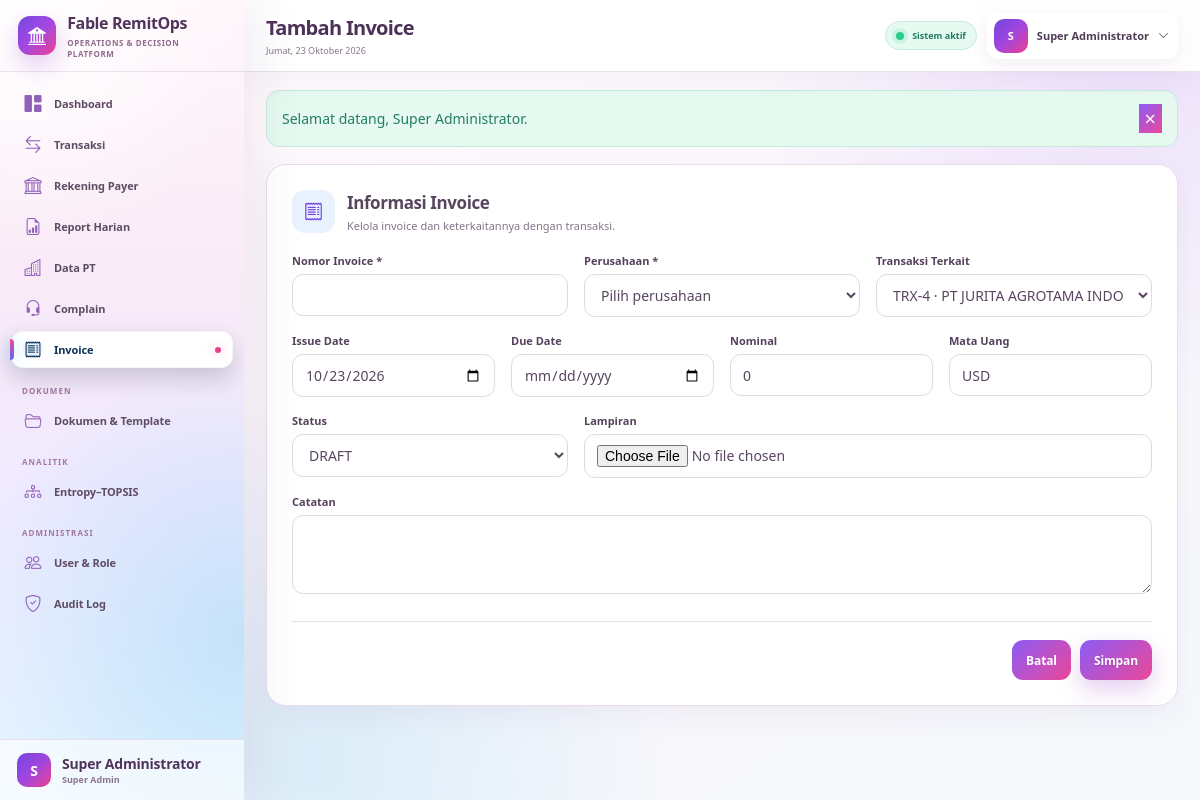
Screenshot of /public/invoices/create?transaction_id=4 (signed in) with the database file from the repository.
### tables this page shows
CREATE TABLE `users` (
  `id` bigint(20) UNSIGNED NOT NULL,
  `role_id` bigint(20) UNSIGNED NOT NULL,
  `name` varchar(150) NOT NULL,
  `username` varchar(80) NOT NULL,
  `email` varchar(190) NOT NULL,
  `password` varchar(255) NOT NULL,
  `transaction_team` tinyint(3) UNSIGNED DEFAULT NULL,
  `is_active` tinyint(1) NOT NULL DEFAULT 1,
  `must_change_password` tinyint(1) NOT NULL DEFAULT 1,
  `last_login_at` datetime DEFAULT NULL,
  `created_at` datetime NOT NULL DEFAULT current_timestamp(),
  `updated_at` datetime NOT NULL DEFAULT current_timestamp() ON UPDATE current_timestamp()
);

CREATE TABLE `roles` (
  `id` bigint(20) UNSIGNED NOT NULL,
  `code` varchar(50) NOT NULL,
  `name` varchar(100) NOT NULL,
  `description` varchar(255) DEFAULT NULL,
  `created_at` datetime NOT NULL DEFAULT current_timestamp()
);

### app/Views/invoices/form.php (the view)
<?php $e=(bool)$invoice;$v=fn($k,$d='')=>old($k,$invoice[$k]??($_GET[$k]??$d)); ?>
<div class="form-card"><form method="post" enctype="multipart/form-data" action="<?= $e?url('/invoices/'.$invoice['id']):url('/invoices') ?>"><?= csrf_field() ?><?php if($e)echo method_field('PUT');?><div class="section-title"><i class="bi bi-receipt"></i><div><h3>Informasi Invoice</h3><p>Kelola invoice dan keterkaitannya dengan transaksi.</p></div></div><div class="row g-3"><div class="col-md-4"><label class="form-label">Nomor Invoice *</label><input class="form-control" name="invoice_no" value="<?= e($v('invoice_no')) ?>" required></div><div class="col-md-4"><label class="form-label">Perusahaan *</label><select class="form-select" name="company_id" required><option value="">Pilih perusahaan</option><?php foreach($companies as$c):?><option value="<?= $c['id'] ?>" <?= selected($v('company_id'),$c['id']) ?>><?= e($c['name']) ?></option><?php endforeach;?></select></div><div class="col-md-4"><label class="form-label">Transaksi Terkait</label><select class="form-select" name="transaction_id"><option value="">Tidak ada</option><?php foreach($transactions as$t):?><option value="<?= $t['id'] ?>" <?= selected($v('transaction_id'),$t['id']) ?>><?= e(($t['reference_no']?:'TRX-'.$t['id']).' · '.$t['company_name']) ?></option><?php endforeach;?></select></div><div class="col-md-3"><label class="form-label">Issue Date</label><input type="date" class="form-control" name="issue_date" value="<?= e($v('issue_date',date('Y-m-d'))) ?>"></div><div class="col-md-3"><label class="form-label">Due Date</label><input type="date" class="form-control" name="due_date" value="<?= e($v('due_date')) ?>"></div><div class="col-md-3"><label class="form-label">Nominal</label><input type="number" step="0.01" class="form-control" name="amount" value="<?= e($v('amount',0)) ?>"></div><div class="col-md-3"><label class="form-label">Mata Uang</label><input class="form-control" name="currency" maxlength="3" value="<?= e($v('currency','USD')) ?>"></div><div class="col-md-4"><label class="form-label">Status</label><select class="form-select" name="status"><?php foreach(['draft','sent','paid','overdue','cancelled']as$s):?><option value="<?= $s ?>" <?= selected($v('status','draft'),$s) ?>><?= strtoupper($s) ?></option><?php endforeach;?></select></div><div class="col-md-8"><label class="form-label">Lampiran</label><input type="file" class="form-control" name="attachment"></div><div class="col-12"><label class="form-label">Catatan</label><textarea class="form-control" rows="3" name="notes"><?= e($v('notes')) ?></textarea></div></div><div class="form-actions"><a class="btn btn-light" href="<?= url('/invoices') ?>">Batal</a><button class="btn btn-primary">Simpan</button></div></form></div>

### app/Core/Router.php (shortened to what the rows shown need)
<?php
final class Router
{
    private array $routes = [];
    private function add(string $method, string $path, array $handler): void
    {
        $this->routes[] = compact('method', 'path', 'handler');
    }
    public function dispatch(): void
    {
        $method = strtoupper($_POST['_method'] ?? $_SERVER['REQUEST_METHOD'] ?? 'GET');
        $requestPath = parse_url($_SERVER['REQUEST_URI'] ?? '/', PHP_URL_PATH) ?: '/';
        $basePath = parse_url((string) App::config('app.url'), PHP_URL_PATH) ?: '';
        if ($basePath !== '' && str_starts_with($requestPath, $basePath)) {
            $requestPath = substr($requestPath, strlen($basePath)) ?: '/';
        }
        $requestPath = '/' . ltrim($requestPath, '/');
        $requestPath = $requestPath !== '/' ? rtrim($requestPath, '/') : '/';
        foreach ($this->routes as $route) {
            if ($route['method'] !== $method) {
                continue;
            }
            $pattern = preg_replace('#\{([a-zA-Z_][a-zA-Z0-9_]*)\}#', '(?P<$1>[^/]+)', $route['path']);
            if (preg_match('#^' . $pattern . '$#', $requestPath, $matches)) {
                $params = array_filter($matches, 'is_string', ARRAY_FILTER_USE_KEY);
                [$class, $action] = $route['handler'];
                $controller = new $class();
                $controller->{$action}(...array_values($params));
                return;
            }
        }
    }
}

### app/Views/partials/sidebar.php (shortened to what the rows shown need)
<?php
$path = parse_url(
    $_SERVER['REQUEST_URI'] ?? '/',
    PHP_URL_PATH
) ?: '/';
$currentUser = auth_user() ?? [];
$currentRole = (string) ($currentUser['role_code'] ?? '');
$documentRoles = [
    'super_admin',
    'superadmin',
    'supervisor',
    'admin_invoice',
    'invoice',
    'admin_complain',
    'complain',
];
$canOpenDocuments = in_array(
    $currentRole,
    $documentRoles,
    true
);
$active = static function (bool $condition): string {
    return $condition ? 'active' : '';
};
$isDashboard = $path === parse_url(url('/'), PHP_URL_PATH);
$isTransactions = str_contains($path, '/transactions');
$isPayerAccounts = str_contains($path, '/payer-accounts');
$isReports = str_contains($path, '/reports');
$isCompanies = str_contains($path, '/companies');
$isComplaints = str_contains($path, '/complaints');
$isInvoices = str_contains($path, '/invoices');
$isDocuments = str_contains($path, '/documents')
    || str_contains($path, '/document_templates.php')
    || str_contains($path, '/document_template_manager.php')
    || str_contains($path, '/invoice_templates.php')
    || str_contains($path, '/standing_instruction_7.php');
$isAnalysis = str_contains($path, '/analysis');
$isUsers = str_contains($path, '/users');
$isAudit = str_contains($path, '/audit');
$userName = trim(
    (string) ($currentUser['name'] ?? 'Pengguna')
);
$userInitial = strtoupper(
    substr($userName, 0, 1)
);
$userRoleName = trim(
    (string) (
        $currentUser['role_name']
        ?? $currentRole
        ?: 'Pengguna Sistem'
    )
);
?>
<aside
    class="sidebar"
    id="sidebar"
    aria-label="Navigasi utama"
>
    <div class="brand">
        <div class="brand-mark">
            <i class="bi bi-bank2"></i>
        </div>
        <div>
            <strong>
                Fable RemitOps
            </strong>
            <small>
                Operations &amp; Decision Platform
            </small>
        </div>
    </div>
    <nav class="sidebar-nav">
        <a
            class="nav-item <?= $active($isDashboard) ?>"
            href="<?= url('/') ?>"
            <?= $isDashboard
                ? 'aria-current="page"'
                : ''
            ?>
        >
            <i class="bi bi-grid-1x2-fill"></i>
            <span>Dashboard</span>
        </a>
        <?php if (can('transaction.view')): ?>
            <a
                class="nav-item <?= $active($isTransactions) ?>"
                href="<?= url('/transactions') ?>"
                <?= $isTransactions
                    ? 'aria-current="page"'
                    : ''
                ?>
            >
                <i class="bi bi-arrow-left-right"></i>
                <span>Transaksi</span>
            </a>
        <?php endif; ?>
        <?php if (can('payer_account.view')): ?>
            <a
                class="nav-item <?= $active($isPayerAccounts) ?>"
                href="<?= url('/payer-accounts') ?>"
                <?= $isPayerAccounts
                    ? 'aria-current="page"'
                    : ''
                ?>
            >
                <i class="bi bi-bank"></i>
                <span>Rekening Payer</span>
            </a>
        <?php endif; ?>
        <?php if (can('report.view')): ?>
            <a
                class="nav-item <?= $active($isReports) ?>"
                href="<?= url('/reports') ?>"
                <?= $isReports
                    ? 'aria-current="page"'
                    : ''
                ?>
            >
                <i class="bi bi-file-earmark-bar-graph"></i>
                <span>Report Harian</span>
            </a>
        <?php endif; ?>
        <?php if (can('company.view')): ?>
            <a
                class="nav-item <?= $active($isCompanies) ?>"
                href="<?= url('/companies') ?>"
                <?= $isCompanies
                    ? 'aria-current="page"'
                    : ''
                ?>
            >
                <i class="bi bi-buildings"></i>
                <span>Data PT</span>
            </a>
        <?php endif; ?>
        <?php if (can('complaint.view')): ?>
            <a
                class="nav-item <?= $active($isComplaints) ?>"
                href="<?= url('/complaints') ?>"
                <?= $isComplaints
                    ? 'aria-current="page"'
                    : ''
                ?>
            >
                <i class="bi bi-headset"></i>
                <span>Complain</span>
            </a>
        <?php endif; ?>
        <?php if (can('invoice.view')): ?>
            <a
                class="nav-item <?= $active($isInvoices) ?>"
                href="<?= url('/invoices') ?>"
                <?= $isInvoices
                    ? 'aria-current="page"'
                    : ''
                ?>
            >
                <i class="bi bi-receipt"></i>
                <span>Invoice</span>
            </a>
        <?php endif; ?>
        <?php if ($canOpenDocuments): ?>
            <div class="nav-label">
                DOKUMEN
            </div>
            <a
                class="nav-item <?= $active($isDocuments) ?>"
                href="<?= url('/documents') ?>"
                <?= $isDocuments
                    ? 'aria-current="page"'
                    : ''
                ?>
            >
                <i class="bi bi-folder2-open"></i>
                <span>
                    Dokumen &amp; Template
                </span>
            </a>
        <?php endif; ?>
        <?php if (can('analysis.view')): ?>
            <div class="nav-label">
                ANALITIK
            </div>
            <a
                class="nav-item <?= $active($isAnalysis) ?>"
                href="<?= url('/analysis') ?>"
                <?= $isAnalysis
                    ? 'aria-current="page"'
                    : ''
                ?>
            >
                <i class="bi bi-diagram-3"></i>
                <span>
                    Entropy–TOPSIS
                </span>
            </a>
        <?php endif; ?>
        <?php if (
            can('user.manage')
            || can('audit.view')
        ): ?>
            <div class="nav-label">
                ADMINISTRASI
            </div>
        <?php endif; ?>
        <?php if (can('user.manage')): ?>
            <a
                class="nav-item <?= $active($isUsers) ?>"
                href="<?= url('/users') ?>"
                <?= $isUsers
                    ? 'aria-current="page"'
                    : ''
                ?>
            >
                <i class="bi bi-people"></i>
                <span>User &amp; Role</span>
            </a>
        <?php endif; ?>
        <?php if (can('audit.view')): ?>
            <a
                class="nav-item <?= $active($isAudit) ?>"
                href="<?= url('/audit') ?>"
                <?= $isAudit
                    ? 'aria-current="page"'
                    : ''
                ?>
            >
                <i class="bi bi-shield-check"></i>
                <span>Audit Log</span>
            </a>
        <?php endif; ?>
    </nav>
    <div class="sidebar-footer">
        <div class="avatar-sm">
            <?= e($userInitial) ?>
        </div>
        <div class="min-w-0">
            <strong
                class="text-truncate d-block"
            >
                <?= e($userName) ?>
            </strong>
            <small>
                <?= e($userRoleName) ?>
            </small>
        </div>
    </div>
</aside>

### app/Views/partials/topbar.php (shortened to what the rows shown need)
<?php
$dayNames = [
    1 => 'Senin',
    2 => 'Selasa',
    3 => 'Rabu',
    4 => 'Kamis',
    5 => 'Jumat',
    6 => 'Sabtu',
    7 => 'Minggu',
];
$monthNames = [
    1 => 'Januari',
    2 => 'Februari',
    3 => 'Maret',
    4 => 'April',
    5 => 'Mei',
    6 => 'Juni',
    7 => 'Juli',
    8 => 'Agustus',
    9 => 'September',
    10 => 'Oktober',
    11 => 'November',
    12 => 'Desember',
];
$todayLabel = (
    $dayNames[(int) date('N')] ?? ''
)
    . ', '
    . date('d')
    . ' '
    . (
        $monthNames[(int) date('n')]
        ?? ''
    )
    . ' '
    . date('Y');
$currentUser = auth_user() ?? [];
$currentName = trim(
    (string) (
        $currentUser['name']
        ?? 'Pengguna'
    )
);
$initial = strtoupper(
    substr(
        $currentName,
        0,
        1
    )
);
?>
<header
    class="topbar"
    id="appTopbar"
>
    <div class="d-flex align-items-center gap-3">
        <div class="topbar-title">
            <h1>
                <?= e(
                    $title
                    ?? 'Dashboard'
                ) ?>
            </h1>
            <p>
                <?= e($todayLabel) ?>
            </p>
        </div>
    </div>
    <div class="topbar-actions">
        <span class="connection-pill">
            <span></span>
            Sistem aktif
        </span>
        <div
            class="dropdown"
            data-dropdown
        >
            <button
                class="user-menu"
                type="button"
                data-dropdown-toggle
                aria-expanded="false"
            >
                <div class="avatar-sm">
                    <?= e($initial) ?>
                </div>
                <span class="user-menu-name">
                    <?= e($currentName) ?>
                </span>
                <i class="bi bi-chevron-down"></i>
            </button>
        </div>
    </div>
</header>

### rows the page displays
users: name "S", name "Super Administrator", role.name "Super Admin"

### other values shown
$flashMessage "Selamat datang, Super Administrator."
form field transaction_id "TRX-4 · PT JURITA AGROTAMA INDONESIA"
form field status "DRAFT"
